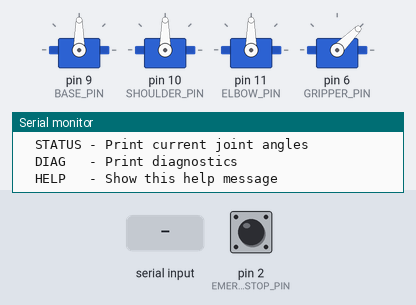
Bench run of a sketch on a simulated Arduino Uno, built with avr-gcc and run on an emulated ATmega328P. Shown: 4 × servo, the last lines printed to the serial monitor. The test bench sets the inputs (shaded band); at power-on: pin 2 (EMERGENCY_STOP_PIN) HIGH.

Above: at 2.1 s.
2.2 s: "START\n" received over Serial
At 4.2 s:
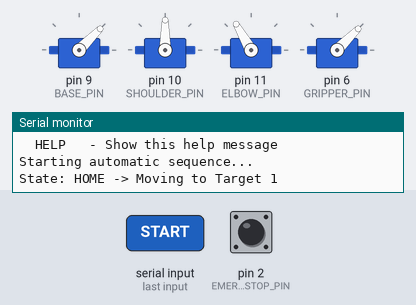
4.6 s: "HOME\n" received over Serial
At 5.06 s:
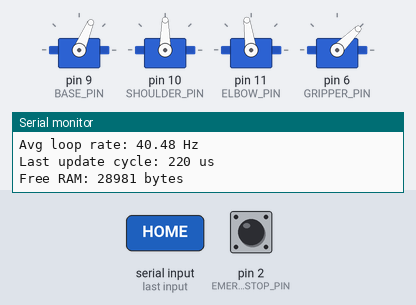
7.6 s: "HOME\n" received over Serial
At 10.4 s:
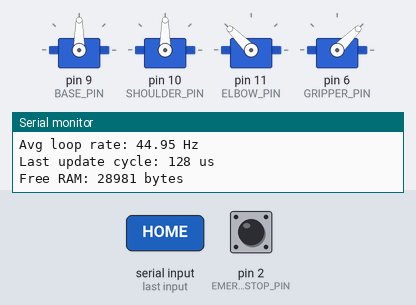
Timing chart, 0 to 11.9 s (numbered marks = the images above; inputs shaded):
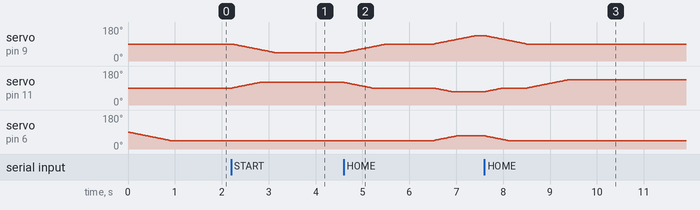

The sketch:

robotic_arm_control.ino
```cpp
/*
 * Robotic Arm Control - Enhanced Main Sketch
 * Hardware: Arduino UNO/Nano, 3-4 servos (SG90/MG995)
 * External 5V power supply required for servos (shared ground with Arduino)
 *
 * Features:
 * - Coordinated multi-joint motion with interpolation
 * - Safety limits and emergency stop
 * - Serial command interface for external control
 * - Timing diagnostics for control loop analysis
 * - Calibration support
 */

#include <Servo.h>
#include "motion_controller.h"

// Servo objects
Servo baseServo;
Servo shoulderServo;
Servo elbowServo;
Servo gripperServo;

// Pin assignments
const int BASE_PIN = 9;
const int SHOULDER_PIN = 10;
const int ELBOW_PIN = 11;
const int GRIPPER_PIN = 6;
const int EMERGENCY_STOP_PIN = 2; // Optional physical E-stop button

// Motion controller instance
MotionController motionCtrl;

// Joint-specific limits (adjust for your mechanical design)
const int BASE_MIN = 0;
const int BASE_MAX = 180;
const int SHOULDER_MIN = 15;   // Prevent collision with base
const int SHOULDER_MAX = 165;
const int ELBOW_MIN = 0;
const int ELBOW_MAX = 180;
const int GRIPPER_MIN = 10;    // Prevent over-closing
const int GRIPPER_MAX = 90;    // Prevent over-opening

// Predefined poses (joint angles in degrees)
const int HOME_POSE[NUM_JOINTS] = {90, 90, 90, 45};
const int TARGET_POSE_1[NUM_JOINTS] = {45, 60, 120, 45};
const int TARGET_POSE_2[NUM_JOINTS] = {135, 110, 70, 70};
const int TARGET_POSE_3[NUM_JOINTS] = {90, 45, 135, 45};

// Calibration offsets (set these after physical calibration)
const int CALIBRATION_OFFSETS[NUM_JOINTS] = {0, 0, 0, 0};

// Sequence control
enum SequenceState {
  SEQ_IDLE,
  SEQ_HOME,
  SEQ_MOVE_TO_TARGET_1,
  SEQ_MOVE_TO_TARGET_2,
  SEQ_MOVE_TO_TARGET_3,
  SEQ_RETURN_HOME,
  SEQ_PAUSE,
  SEQ_COMPLETE
};

SequenceState currentState = SEQ_IDLE;
unsigned long pauseStartTime = 0;
const unsigned long PAUSE_DURATION = 1000; // ms

// Timing and diagnostics
unsigned long loopCount = 0;
unsigned long lastDiagnosticTime = 0;
const unsigned long DIAGNOSTIC_INTERVAL = 5000; // 5 seconds

// Serial command buffer
String serialBuffer = "";
bool autoSequenceEnabled = false;

void setup() {
  Serial.begin(115200); // Higher baud for better responsiveness
  Serial.println(F("==================================="));
  Serial.println(F("Robotic Arm Control System"));
  Serial.println(F("Enhanced Motion Controller v2.0"));
  Serial.println(F("==================================="));

  // Configure emergency stop pin if used
  pinMode(EMERGENCY_STOP_PIN, INPUT_PULLUP);

  // Attach servos to pins
  baseServo.attach(BASE_PIN);
  shoulderServo.attach(SHOULDER_PIN);
  elbowServo.attach(ELBOW_PIN);
  gripperServo.attach(GRIPPER_PIN);

  // Register servos with motion controller
  motionCtrl.addServo(&baseServo, BASE_MIN, BASE_MAX);
  motionCtrl.addServo(&shoulderServo, SHOULDER_MIN, SHOULDER_MAX);
  motionCtrl.addServo(&elbowServo, ELBOW_MIN, ELBOW_MAX);
  motionCtrl.addServo(&gripperServo, GRIPPER_MIN, GRIPPER_MAX);

  // Apply calibration offsets
  for (int i = 0; i < NUM_JOINTS; i++) {
    motionCtrl.setCalibrationOffset(i, CALIBRATION_OFFSETS[i]);
  }

  // Set velocity limits (degrees per second)
  motionCtrl.setMaxVelocity(0, 60);  // Base: slower for stability
  motionCtrl.setMaxVelocity(1, 45);  // Shoulder: slower due to load
  motionCtrl.setMaxVelocity(2, 60);  // Elbow: moderate speed
  motionCtrl.setMaxVelocity(3, 90);  // Gripper: faster (low inertia)

  // Validate home pose before moving
  if (!motionCtrl.validatePose(HOME_POSE)) {
    Serial.println(F("ERROR: Home pose outside safe limits!"));
    Serial.println(F("System halted. Check joint limit configuration."));
    while(1); // Halt execution
  }

  // Initialize to home position slowly
  Serial.println(F("Moving to home position..."));
  motionCtrl.setTargetAngles(HOME_POSE);
  motionCtrl.setInterpolationSpeed(1); // Slow initial move

  // Wait for home position to complete
  while (motionCtrl.isMoving()) {
    motionCtrl.update();
    delay(20);
  }

  Serial.println(F("Initialization complete."));
  Serial.println(F(""));
  printHelp();
}

void loop() {
  // Check hardware emergency stop button
  if (digitalRead(EMERGENCY_STOP_PIN) == LOW) {
    if (!motionCtrl.isEmergencyStopped()) {
      motionCtrl.emergencyStop();
      Serial.println(F("EMERGENCY STOP ACTIVATED!"));
      currentState = SEQ_IDLE;
      autoSequenceEnabled = false;
    }
  }

  // Process serial commands
  processSerialCommands();

  // Update motion controller (must be called regularly)
  motionCtrl.update();

  // Sequence state machine (only if auto sequence enabled)
  if (autoSequenceEnabled) {
    runSequenceStateMachine();
  }

  // Periodic diagnostics
  loopCount++;
  if (millis() - lastDiagnosticTime >= DIAGNOSTIC_INTERVAL) {
    printDiagnostics();
    lastDiagnosticTime = millis();
  }

  // Control loop timing: 20ms = 50Hz update rate
  // Critical for consistent motion and timing determinism
  delay(20);
}

void runSequenceStateMachine() {
  switch (currentState) {
    case SEQ_IDLE:
      // Waiting for command
      break;

    case SEQ_HOME:
      if (!motionCtrl.isMoving()) {
        Serial.println(F("State: HOME -> Moving to Target 1"));
        motionCtrl.setTargetAngles(TARGET_POSE_1);
        motionCtrl.setInterpolationSpeed(2);
        currentState = SEQ_MOVE_TO_TARGET_1;
      }
      break;

    case SEQ_MOVE_TO_TARGET_1:
      if (!motionCtrl.isMoving()) {
        Serial.println(F("State: TARGET 1 -> Pausing"));
        pauseStartTime = millis();
        currentState = SEQ_PAUSE;
      }
      break;

    case SEQ_PAUSE:
      if (millis() - pauseStartTime >= PAUSE_DURATION) {
        Serial.println(F("State: PAUSE -> Moving to Target 2"));
        motionCtrl.setTargetAngles(TARGET_POSE_2);
        motionCtrl.setInterpolationSpeed(2);
        currentState = SEQ_MOVE_TO_TARGET_2;
      }
      break;

    case SEQ_MOVE_TO_TARGET_2:
      if (!motionCtrl.isMoving()) {
        Serial.println(F("State: TARGET 2 -> Moving to Target 3"));
        motionCtrl.setTargetAngles(TARGET_POSE_3);
        motionCtrl.setInterpolationSpeed(3);
        currentState = SEQ_MOVE_TO_TARGET_3;
      }
      break;

    case SEQ_MOVE_TO_TARGET_3:
      if (!motionCtrl.isMoving()) {
        Serial.println(F("State: TARGET 3 -> Returning home"));
        motionCtrl.setTargetAngles(HOME_POSE);
        motionCtrl.setInterpolationSpeed(2);
        currentState = SEQ_RETURN_HOME;
      }
      break;

    case SEQ_RETURN_HOME:
      if (!motionCtrl.isMoving()) {
        Serial.println(F("State: HOME -> Sequence complete"));
        currentState = SEQ_COMPLETE;
      }
      break;

    case SEQ_COMPLETE:
      Serial.println(F("Sequence finished. Waiting for next command."));
      autoSequenceEnabled = false;
      currentState = SEQ_IDLE;
      break;
  }
}

void processSerialCommands() {
  while (Serial.available() > 0) {
    char c = Serial.read();
    if (c == '\n' || c == '\r') {
      if (serialBuffer.length() > 0) {
        handleCommand(serialBuffer);
        serialBuffer = "";
      }
    } else {
      serialBuffer += c;
    }
  }
}

void handleCommand(String cmd) {
  cmd.trim();
  cmd.toUpperCase();

  if (cmd == "HELP" || cmd == "?") {
    printHelp();
  }
  else if (cmd == "START") {
    if (motionCtrl.isEmergencyStopped()) {
      Serial.println(F("Cannot start: Emergency stop active. Send RESET first."));
    } else {
      Serial.println(F("Starting automatic sequence..."));
      autoSequenceEnabled = true;
      currentState = SEQ_HOME;
    }
  }
  else if (cmd == "STOP") {
    Serial.println(F("Stopping sequence..."));
    autoSequenceEnabled = false;
    currentState = SEQ_IDLE;
  }
  else if (cmd == "ESTOP") {
    motionCtrl.emergencyStop();
    autoSequenceEnabled = false;
    currentState = SEQ_IDLE;
    Serial.println(F("EMERGENCY STOP ACTIVATED!"));
  }
  else if (cmd == "RESET") {
    motionCtrl.resetEmergencyStop();
    Serial.println(F("Emergency stop reset. System ready."));
  }
  else if (cmd == "HOME") {
    if (!motionCtrl.isEmergencyStopped()) {
      Serial.println(F("Moving to home position..."));
      motionCtrl.setTargetAngles(HOME_POSE);
      motionCtrl.setInterpolationSpeed(2);
    }
  }
  else if (cmd == "STATUS") {
    printStatus();
  }
  else if (cmd == "DIAG") {
    printDiagnostics();
  }
  else {
    Serial.println(F("Unknown command. Type HELP for available commands."));
  }
}

void printHelp() {
  Serial.println(F("Available Commands:"));
  Serial.println(F("  START  - Start automatic motion sequence"));
  Serial.println(F("  STOP   - Stop automatic sequence"));
  Serial.println(F("  HOME   - Return to home position"));
  Serial.println(F("  ESTOP  - Emergency stop (halt all motion)"));
  Serial.println(F("  RESET  - Reset emergency stop"));
  Serial.println(F("  STATUS - Print current joint angles"));
  Serial.println(F("  DIAG   - Print diagnostics"));
  Serial.println(F("  HELP   - Show this help message"));
  Serial.println(F(""));
}

void printStatus() {
  Serial.println(F("--- System Status ---"));
  Serial.print(F("Emergency Stop: "));
  Serial.println(motionCtrl.isEmergencyStopped() ? F("ACTIVE") : F("Inactive"));
  Serial.print(F("Moving: "));
  Serial.println(motionCtrl.isMoving() ? F("Yes") : F("No"));
  Serial.println(F("Joint Angles (degrees):"));
  for (int i = 0; i < NUM_JOINTS; i++) {
    Serial.print(F("  Joint "));
    Serial.print(i);
    Serial.print(F(": "));
    Serial.print(motionCtrl.getCurrentAngle(i));
    Serial.print(F(" [Soft limits: "));
    Serial.print(motionCtrl.isWithinSoftLimits(i) ? F("OK") : F("WARN"));
    Serial.println(F("]"));
  }
  Serial.println(F(""));
}

void printDiagnostics() {
  Serial.println(F("--- Diagnostics ---"));
  Serial.print(F("Loop count: "));
  Serial.println(loopCount);
  Serial.print(F("Avg loop rate: "));
  Serial.print((loopCount * 1000.0) / millis());
  Serial.println(F(" Hz"));
  Serial.print(F("Last update cycle: "));
  Serial.print(motionCtrl.getUpdateCycleTime());
  Serial.println(F(" us"));
  Serial.print(F("Free RAM: "));
  Serial.print(freeRam());
  Serial.println(F(" bytes"));
  Serial.println(F(""));
}

int freeRam() {
  extern int __heap_start, *__brkval;
  int v;
  return (int) &v - (__brkval == 0 ? (int) &__heap_start : (int) __brkval);
}
```

motion_controller.h
```cpp
/*
 * Motion Controller Header
 * Coordinated multi-joint motion with interpolation
 *
 * Features:
 * - Hardware-enforced joint limits with soft limit margin
 * - Velocity limiting for safe operation
 * - Emergency stop capability
 * - Timing determinism tracking
 * - Per-joint calibration offsets
 */

#ifndef MOTION_CONTROLLER_H
#define MOTION_CONTROLLER_H

#include <Arduino.h>
#include <Servo.h>

#define NUM_JOINTS 4
#define MAX_JOINTS 4
#define SOFT_LIMIT_MARGIN 5  // degrees from hard limit

// Joint configuration structure
struct JointConfig {
  Servo* servo;
  int minAngle;           // Hard minimum (mechanical limit)
  int maxAngle;           // Hard maximum (mechanical limit)
  int softMinAngle;       // Software minimum (safe operating range)
  int softMaxAngle;       // Software maximum (safe operating range)
  int currentAngle;       // Current position (degrees)
  int targetAngle;        // Target position (degrees)
  int calibrationOffset;  // Zero-position calibration offset
  int maxVelocity;        // Maximum allowed velocity (degrees/sec)
  bool isActive;
};

class MotionController {
  public:
    MotionController();

    // Servo management
    bool addServo(Servo* servo, int minAngle, int maxAngle);
    bool setCalibrationOffset(int jointIndex, int offset);

    // Motion control
    void setTargetAngles(const int* angles);
    void setTargetAngle(int jointIndex, int angle);
    void setInterpolationSpeed(int degreesPerStep);
    void setMaxVelocity(int jointIndex, int maxDegreesPerSec);

    // Safety
    void emergencyStop();
    void resetEmergencyStop();
    bool isEmergencyStopped();
    bool validatePose(const int* angles);

    // Execution
    void update();
    void executeImmediate();

    // Status and diagnostics
    bool isMoving();
    int getCurrentAngle(int jointIndex);
    unsigned long getLastUpdateTime();
    unsigned long getUpdateCycleTime();
    bool isWithinSoftLimits(int jointIndex);

  private:
    JointConfig joints[MAX_JOINTS];
    int activeJointCount;
    int interpolationSpeed;      // degrees per update step
    bool moving;
    bool emergencyStopActive;
    unsigned long lastUpdateTime;
    unsigned long cycleStartTime;
    unsigned long lastCycleTime;

    // Helper functions
    int constrainAngle(int jointIndex, int angle);
    int applySoftLimits(int jointIndex, int angle);
    void updateJoint(int jointIndex);
    bool allJointsAtTarget();
    void enforceVelocityLimits(int jointIndex, int* step);
};

#endif
```

Source omitted: motion_controller.cpp (8331 bytes)

Measured:
- after the input at 2.2 s, servo on pin 9 (BASE_PIN): moves from 90° to 45° over 0.89 s, starting at once; servo on pin 11 (ELBOW_PIN): moves from 90° to 120° over 0.59 s, starting at once
- after the input at 4.6 s, servo on pin 9 (BASE_PIN): moves from 45° to 135° over 2.8 s, starting at once; servo on pin 11 (ELBOW_PIN): moves from 120° to 70° over 2.3 s, starting at once; servo on pin 6 (GRIPPER_PIN): moves from 45° to 70° over 0.49 s, starting after 1.9 s
- after the input at 7.6 s, servo on pin 9 (BASE_PIN): moves from 135° to 90° over 0.89 s, starting at once; servo on pin 11 (ELBOW_PIN): moves from 70° to 135° over 1.8 s, starting at once; servo on pin 6 (GRIPPER_PIN): moves from 70° to 45° over 0.49 s, starting at once
